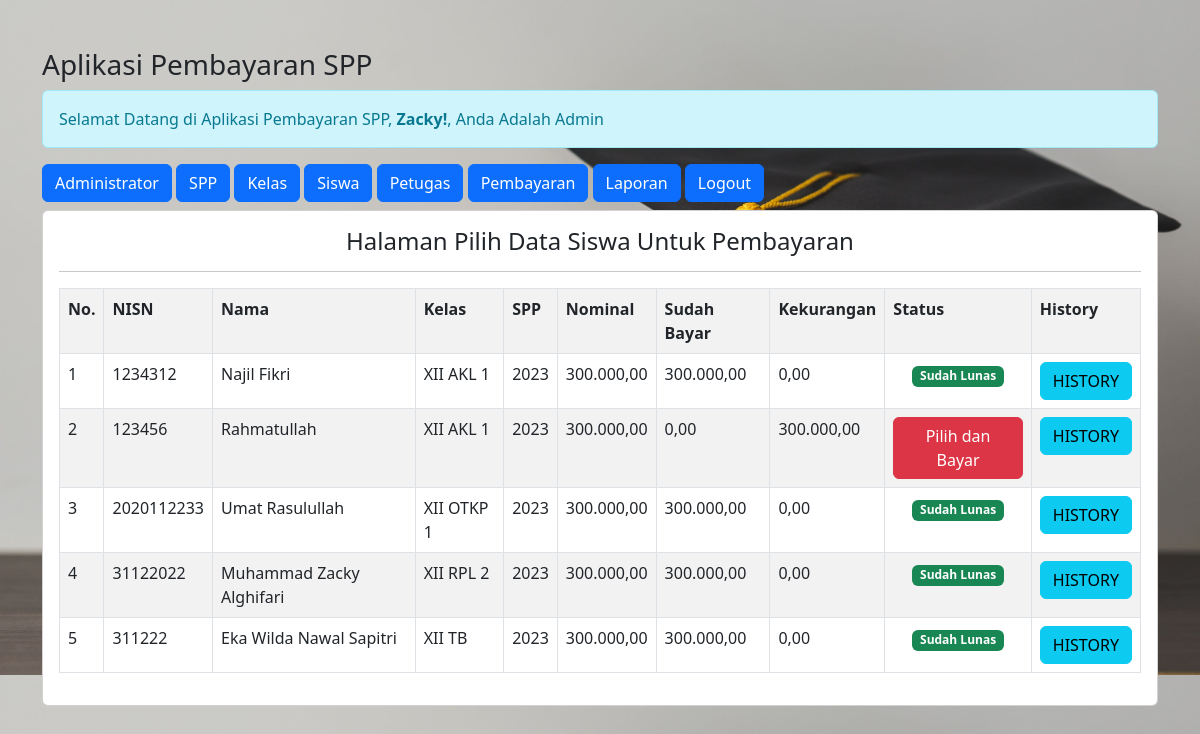
The page /admin/admin.php?url=pembayaran (signed in) on the database as committed earlier.
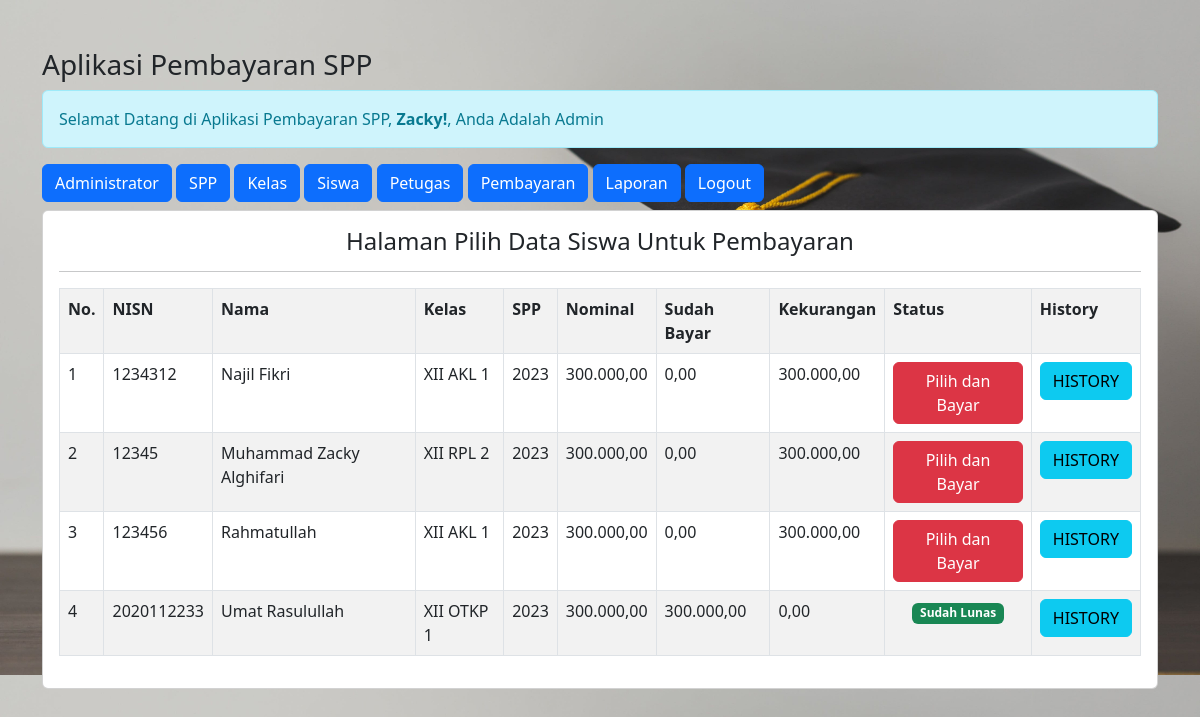
The same page on the database as committed later.
### tables this page shows
CREATE TABLE `siswa` (
  `nisn` char(10) NOT NULL,
  `nis` char(8) NOT NULL,
  `nama` varchar(35) NOT NULL,
  `id_kelas` int(11) NOT NULL,
  `alamat` text NOT NULL,
  `no_telp` varchar(13) NOT NULL,
  `id_spp` int(11) NOT NULL
);

CREATE TABLE `kelas` (
  `id_kelas` int(11) NOT NULL,
  `nama_kelas` varchar(15) NOT NULL,
  `kompetensi_keahlian` varchar(50) NOT NULL
);

CREATE TABLE `spp` (
  `id_spp` int(11) NOT NULL,
  `tahun` int(11) NOT NULL,
  `nominal` int(11) NOT NULL
);

### admin/pembayaran.php (the view)
<h4 style="text-align: center;">Halaman Pilih Data Siswa Untuk Pembayaran</h4>
<hr>
<table class="table table-striped table-bordered">
    <tr class="fw-bold">
        <td>No.</td>
        <td>NISN</td>
        <td>Nama</td>
        <td>Kelas</td>
        <td>SPP</td>
        <td>Nominal</td>
        <td>Sudah Bayar</td>
        <td>Kekurangan</td>
        <td>Status</td>
        <td>History</td>
    </tr>
    <?php
    include '../koneksi.php';
    if(isset($_GET['cari'])){
        $cari = $_GET['cari'];
        $sql = "SELECT * FROM siswa,spp,kelas WHERE siswa.id_kelas=kelas.id_kelas AND siswa.id_spp=spp.id_spp AND nama LIKE '%".$cari."%'";
    }else{
        $sql = "SELECT * FROM siswa,spp,kelas WHERE siswa.id_kelas=kelas.id_kelas AND siswa.id_spp=spp.id_spp";
    }
    $no = 1;
    $query = mysqli_query($koneksi, $sql);
    foreach($query as $data){
        $data_pembayaran = mysqli_query($koneksi, "SELECT SUM(jumlah_bayar) as jumlah_bayar FROM pembayaran WHERE nisn = '$data[nisn]'");
        $data_pembayaran = mysqli_fetch_array($data_pembayaran);
        $sudah_bayar = $data_pembayaran['jumlah_bayar'];
        $kekurangan = $data['nominal']-$data_pembayaran['jumlah_bayar'];
        ?>
        <tr>
            <td><?= $no++; ?></td>
            <td><?= $data['nisn'] ?></td>
            <td><?= $data['nama'] ?></td>
            <td><?= $data['nama_kelas'] ?></td>
            <td><?= $data['tahun'] ?></td>
            <td><?= number_format($data['nominal'],2,',','.') ?></td>
            <td><?= number_format($sudah_bayar,2,',','.') ?></td>
            <td><?= number_format($kekurangan,2,',','.') ?></td>
            <td style="text-align: center;">
               <?php
                if($kekurangan == 0){
                    echo"<span class='badge text-bg-success'>Sudah Lunas</span>";
                }else{ ?>
                    <a href="?url=tambah-pembayaran&nisn=<?= $data['nisn'] ?>&kekurangan=<?= $kekurangan ?>" class="btn btn-danger">Pilih dan Bayar</a>
                <?php } ?>
            </td>
            <td>
            <a href="?url=history-pembayaran&nisn=<?= $data['nisn'] ?>" class='btn btn-info'>HISTORY</a>
            </td>
        </tr>
    <?php } ?>
</table>
        </div>

### admin/admin.php (shortened to what this page needs)
<!DOCTYPE html>
<html lang="en">
<head>
    <link rel="stylesheet" href="../css/bootstrap.min.css">
</head>
<body>
<div class="container mt-5">
    <h3>Aplikasi Pembayaran SPP</h3>
    <div class="alert alert-info">
        Selamat Datang di Aplikasi Pembayaran SPP, <b><?= $_SESSION['nama_petugas'] ?>!</b>, Anda Adalah Admin
    </div>
    <a href="admin.php" class="btn btn-primary">Administrator</a>
    <a href="admin.php?url=spp" class="btn btn-primary">SPP</a>
    <a href="admin.php?url=kelas" class="btn btn-primary">Kelas</a>
    <a href="admin.php?url=siswa" class="btn btn-primary">Siswa</a>
    <a href="admin.php?url=petugas" class="btn btn-primary">Petugas</a>
    <a href="admin.php?url=pembayaran" class="btn btn-primary">Pembayaran</a>
    <a href="admin.php?url=laporan" class="btn btn-primary">Laporan</a>
    <a href="admin.php?url=logout" class="btn btn-primary">Logout</a>
    <div class="card mt-2">
        <div class="card-body">
            <?php
            $file = @$_GET['url'];
            if(empty($file)){
                echo"<h4>Selamat Datang Di Administrator</h4>";
                echo"Aplikasi Pembayaran SPP digunakan untuk mempermudah dalam mencatat pembayaran Siswa / Siswi disekolah.";
            }else{
                include $file. '.php';
            }
            ?>
        </div>
    </div>
</body>
</html>

### admin/admin.php (style rules this page uses)
body { background-image: url(../img/bg.jpg); background-size: 100%; }

Rows that differ between the two databases and show on the page:
removed siswa: nisn "31122022", nama "Muhammad Zacky Alghifari", id_kelas.nama_kelas "XII RPL 2", id_spp.tahun "2023", id_spp.nominal "300.000,00", sudah_bayar "300.000,00", kekurangan "0,00", shows "Sudah Lunas"
removed siswa: nisn "311222", nama "Eka Wilda Nawal Sapitri", id_kelas.nama_kelas "XII TB", id_spp.tahun "2023", id_spp.nominal "300.000,00", sudah_bayar "300.000,00", kekurangan "0,00", shows "Sudah Lunas"
computed for siswa "Najil Fikri": sudah_bayar "300.000,00" → "0,00"; kekurangan "0,00" → "300.000,00"; text "Sudah Lunas" → "Pilih dan Bayar"
added siswa: nisn "12345", nama "Muhammad Zacky Alghifari", id_kelas.nama_kelas "XII RPL 2", id_spp.tahun "2023", id_spp.nominal "300.000,00", sudah_bayar "0,00", kekurangan "300.000,00"
